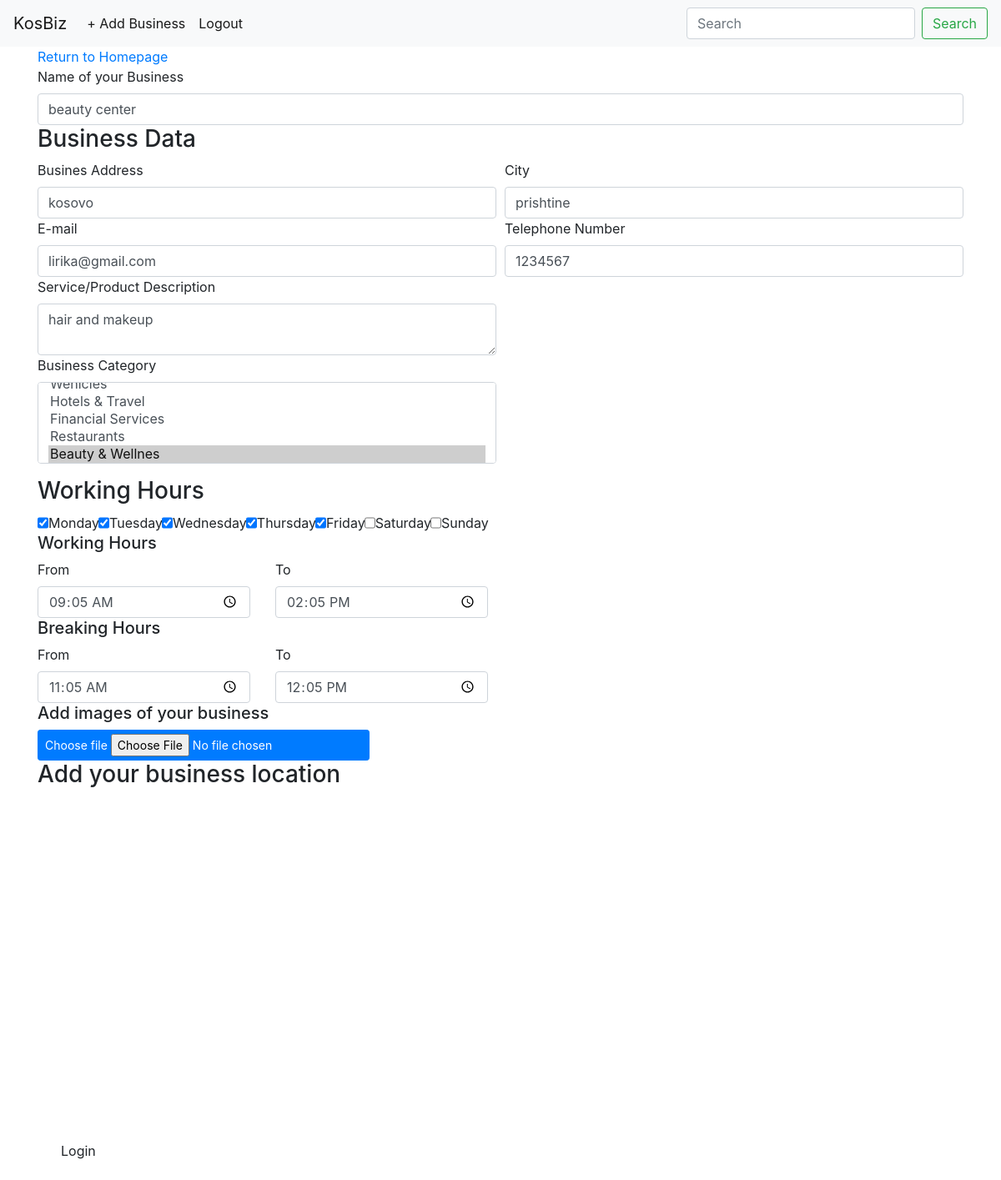
Screenshot of /business/edit/25 (signed in) with the database file from the repository.
### kosbiz_app/models.py (models this page shows)
class Business(models.Model):
    name = models.CharField(max_length=255)
    email = models.CharField(max_length=255)
    phone_number = models.PositiveIntegerField()
    description = models.TextField()
    user = models.ForeignKey(User, related_name="user", on_delete=models.CASCADE)
    image_url = models.TextField()
    created_at = models.DateTimeField(auto_now_add=True)
    updated_at = models.DateTimeField(auto_now=True)
    longitude = models.TextField()
    latitude = models.TextField()

class BussinesAddress(models.Model):
    street = models.CharField(max_length=255)
    city = models.CharField(max_length=255)
    business = models.OneToOneField(Business, related_name="address", on_delete=models.CASCADE)
    created_at = models.DateTimeField(auto_now_add=True)
    updated_at = models.DateTimeField(auto_now=True)

class BusinessHours(models.Model):
    business = models.OneToOneField(Business, related_name="business_hours", on_delete=models.CASCADE)
    work_from_hour = models.TimeField()
    work_to_hour = models.TimeField()
    break_from_hour = models.TimeField()
    break_to_hour = models.TimeField()
    created_at = models.DateTimeField(auto_now_add=True)
    updated_at = models.DateTimeField(auto_now=True)

### kosbiz_app/views.py (the view, shortened to what this page needs)
# urls.py: path('business/edit/<int:id>', views.edit_business),
def edit_business(request, id):
    if "uid" not in request.session:
        return redirect('/')
    if request.method == 'GET':
        try:
            business = Business.objects.get(id=id, user_id = request.session['uid'])
            if business:
                categories = Categories.objects.all()
                selected_categories_ids = business.categories.values_list('id', flat=True)
                selected_days_ids = business.business_days.values_list('day', flat=True)
                context = {
                    'categories' : categories,
                    'business' : business,
                    'selected_categories_ids' : selected_categories_ids,
                    'selected_days_ids' : selected_days_ids
                }
                return render(request, 'edit_business.html', context)
        except:
            return redirect("/")
    return redirect("/")

### kosbiz_app/templates/edit_business.html (shortened to what this page needs)
<!DOCTYPE html>
<html lang="en">
<head>
    <link rel="stylesheet" href="https://stackpath.bootstrapcdn.com/bootstrap/4.5.0/css/bootstrap.min.css">
</head>
<body>
    {%include 'layout.html'%}
    <div class="container">
        <div class="row">
            <div class="col-3">
                <a href="/" class="pull-right">Return to Homepage</a>
            </div>
        </div>
        <form action="/business/edit/{{ business.id }}" method="POST"  enctype="multipart/form-data">
            <div class="form-row">
                <div class="col-md-12">
                    <label for="name" >Name of your Business</label>
                    <input class="form-control" type="text"  id="name" name='name' value="{{ business.name }}" >
                </div>
            </div>
            <h3>Business Data</h3>
            <div class="form-row">
                <div class="col-md-6">
                    <label for="address">Busines Address</label>
                    <input class="form-control" type="text"  id="address" name='street' value="{{ business.address.street }}">
                </div>
                <div class="col-md-6">
                    <label for="city">City</label>
                    <input class="form-control" type="text"  id="city" name='city' value="{{ business.address.city }}">
                </div>
            </div>
            <div class="form-row">
                <div class="col-md-6">
                    <label for="email">E-mail</label>
                    <input class="form-control" type="text"  id="email" name='email' value="{{ business.email }}" >
                </div>
                <div class="col-md-6">
                    <label for="phone_number">Telephone Number</label>
                    <input class="form-control" type="number"  id="phone_number" name='phone_number' value="{{ business.phone_number }}" >
                </div>
            </div>
            <div class="form-row">
                <div class="col-md-6">
                    <label for="description">Service/Product Description</label>
                    <textarea class="form-control" type="text"  id="description" name='description'>{{ business.description }}</textarea>
                </div>
            </div>
            <div class="form-row">
                <div class="form-group col-md-6">
                    <label for="category">Business Category</label>
                    <select multiple class="form-control" id="category" name="categories">
                        {% for category in categories %}
                        <option {% if category.id in selected_categories_ids %} selected {% endif %} value="{{ category.id }}">{{ category.name }}</option>
                        {% endfor %}
                    </select>
                </div>
            </div>
            <h3>Working Hours</h3>
            <div class="row">
                <div class="col-md-6">
                    <div class="btn-group" role="group" aria-label="Basic example">
                        <input type="checkbox" class="btn btn-secondary" name="working_days" value="1" {% if 1 in selected_days_ids %} checked {% endif %}>Monday</input>
                        <input type="checkbox" class="btn btn-secondary" name="working_days" value="2" {% if 2 in selected_days_ids %} checked {% endif %}>Tuesday</input>
                        <input type="checkbox" class="btn btn-secondary" name="working_days" value="3" {% if 3 in selected_days_ids %} checked {% endif %}>Wednesday</input>
                        <input type="checkbox" class="btn btn-secondary" name="working_days" value="4" {% if 4 in selected_days_ids %} checked {% endif %}>Thursday</input>
                        <input type="checkbox" class="btn btn-secondary" name="working_days" value="5" {% if 5 in selected_days_ids %} checked {% endif %}>Friday</input>
                        <input type="checkbox" class="btn btn-secondary" name="working_days" value="6" {% if 6 in selected_days_ids %} checked {% endif %}>Saturday</input>
                        <input type="checkbox" class="btn btn-secondary" name="working_days" value="7" {% if 7 in selected_days_ids %} checked {% endif %}>Sunday</input>
                    </div>
                </div>
            </div>
            <div class="row">
                <div class="col-md-4">
                    <h5>Working Hours</h5>
                </div>
            </div>
            <div class="row">
                <div class="col-md-3">
                    <div class="md-form">
                        <label for="work_from">From</label>
                        <input type="time" id="work_from" name='work_from' class="form-control" value='{{ business.business_hours.work_from_hour|time:"H:i" }}'>
                    </div>
                </div>
                <div class="col-md-3 ">
                    <div class="md-form">
                        <label for="work_to">To</label>
                        <input type="time" id="work_to" name= 'work_to' class="form-control" value='{{ business.business_hours.work_to_hour|time:"H:i" }}'>
                    </div>
                </div>
            </div>
            <div class="row">
                <div class="col-md-4">
                    <h5>Breaking Hours</h5>
                </div>
            </div>
            <div class="row">
                <div class="col-md-3">
                    <div class="md-form">
                        <label for="break_from">From</label>
                        <input type="time" id="break_from" name='break_from' class="form-control" value='{{ business.business_hours.break_from_hour|time:"H:i" }}'>
                    </div>
                </div>
                <div class="col-md-3">
                    <div class="md-form">
                        <label for="break_to">To</label>
                        <input type="time" id="break_to" name='break_to' class="form-control" value='{{ business.business_hours.break_to_hour|time:"H:i" }}'>
                    </div>
                </div>
            </div>
            <div class="row">
                <div class="col-md-12">
                    <h5>Add images of your business</h5>
                        <div class="file-field">
                            <div class="btn btn-primary btn-sm float-left">
                                <span>Choose file</span>
                                <input type="file" name="image">
                            </div>
                        </div>
                </div>
            </div>
            <div class="row">
                <div class="col-md-12">
                    <h3>Add your business location</h3>
                </div>
            </div>
            <div id="map"></div>
            <div class="form-group mt-2 mb-10">
                <div  class="col-md-6">
                    <input type="submit" value='Login' class="btn">
                </div>
            </div>
        </form>
    </div>
</body>
</html>

### kosbiz_app/templates/edit_business.html (style rules this page uses)
#map { height: 400px; width: 100%; }

### rows the page displays
Business: name "beauty center", street "kosovo", city "prishtine", email "lirika@gmail.com", phone_number "1234567", description "hair and makeup", work_from "09:05", work_to "14:05", break_from "11:05", break_to "12:05"

### other values shown
form field categories "Hotels & Travel / Financial Services / Restaurants / Beauty & Wellnes ☑"
